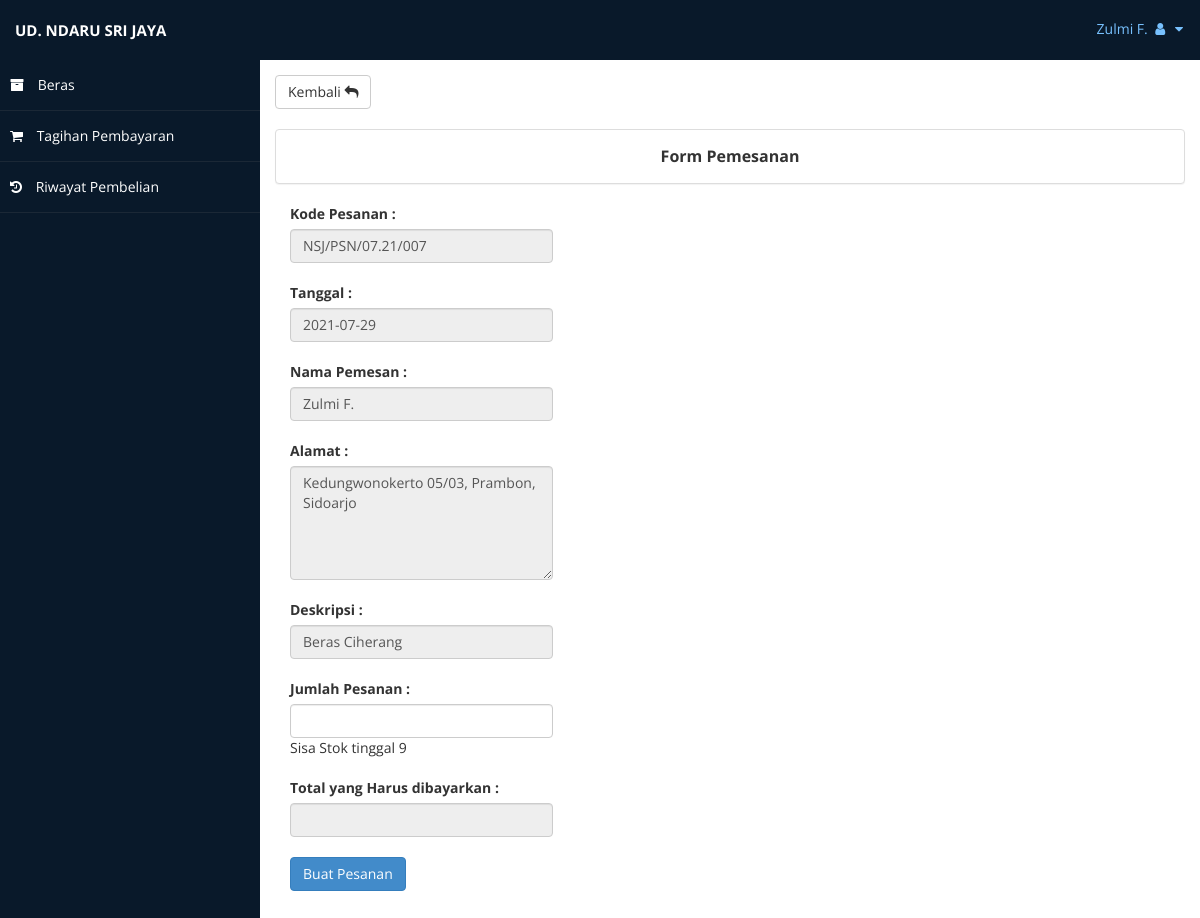
The page /index.php?page=pemesanan&&id=2 (signed in) on the database its author committed.
### tables this page shows
CREATE TABLE `beras` (
  `id` int(11) NOT NULL,
  `jenis` varchar(100) NOT NULL,
  `harga` int(11) NOT NULL,
  `stok` int(11) NOT NULL,
  `deskripsi` text NOT NULL,
  `pic` varchar(100) NOT NULL
);

CREATE TABLE `pengguna` (
  `id` int(11) NOT NULL,
  `nama` varchar(100) NOT NULL,
  `alamat` text NOT NULL,
  `no_telp` varchar(100) NOT NULL,
  `status` enum('PELANGGAN','ADMIN') NOT NULL,
  `username` varchar(100) NOT NULL,
  `password` varchar(100) NOT NULL
);

### views/pemesanan.php (the view, shortened to what this page needs)
<?php
  $pesan=mysqli_fetch_array(mysqli_query($koneksi, "SELECT * FROM beras INNER JOIN pengguna WHERE beras.id = '$_GET[id]' AND pengguna.nama = '$_SESSION[nama]'"));
  $kodelama=mysqli_fetch_array(mysqli_query($koneksi, "SELECT max(id) as kode FROM pesanan"));
  $kodebaru=$kodelama['kode'];
  $kodebaru++;
  $huruf = "NSJ/PSN/";
  $kodebaru = $huruf . date("m.y/"). sprintf("%03s", $kodebaru);
 ?>
<div class="container col-md-12">
  <div class="row">
    <div class="row">
      <a href="index.php?page=beras" class="btn btn-default">Kembali <i class="fa fa-mail-reply"></i> </a><br><br>
      <div class="panel panel-default">
        <div class="panel-body" style="text-align:center;font-size:16px"> <b>Form Pemesanan</b> </div>
      </div>
    </div>
    <div class="row">
      <div class="form-group col-sm-4" style="position:absolute">
        <form action="proses_pesanan.php" method="post">
          <label for="">Kode Pesanan : </label>
          <input class="form-control" type="text" name="kode_psn" value="<?php echo $kodebaru ?>" readonly><br>
          <label for="">Tanggal : </label>
          <input readonly class="form-control" type="text" name="tanggal" value="<?php echo date('Y-m-d') ?>"><br>
          <label for="">Nama Pemesan : </label>
          <input type="text" name="nama" value="<?php echo $pesan['nama'] ?>" class="form-control" readonly><br>
          <label for="">Alamat : </label>
          <textarea name="alamat" rows="5" cols="80" class="form-control" readonly><?php echo $pesan['alamat'] ?></textarea><br>
          <label for="">Deskripsi : </label>
          <input class="form-control" type="text" name="deskripsi" value="<?php echo $pesan['jenis'] ?>" readonly><br>
          <label for="">Jumlah Pesanan : </label>
          <input id="jumlah" class="form-control" type="text" name="jumlah" value="" required> <?php echo "Sisa Stok tinggal $pesan[stok]"; ?> <br><br>
          <label for="">Total yang Harus dibayarkan : </label>
          <input id="total" class="form-control" type="text" name="total" value="" readonly><br>
          <input type="submit" name="pesan" value="Buat Pesanan" class="btn btn-primary">
        </form>
      </div>
    </div>
  </div>
</div>

### assets/css/custom-styles.css (style rules this page uses)
body { font-family: 'Open Sans', sans-serif; }

### rows shown on the page
beras: nama "Zulmi F.", alamat "Kedungwonokerto 05/03, Prambon, Sidoarjo", deskripsi "Beras Ciherang", stok "9"

### other values the page prints
$_SESSION['nama'] "Zulmi F."
